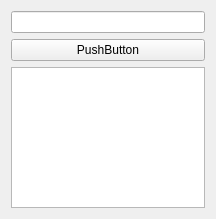
<?xml version="1.0" encoding="UTF-8"?>
<ui version="4.0">
 <class>TopicController</class>
 <widget class="QWidget" name="TopicController">
  <property name="geometry">
   <rect>
    <x>0</x>
    <y>0</y>
    <width>216</width>
    <height>219</height>
   </rect>
  </property>
  <property name="windowTitle">
   <string>Form</string>
  </property>
  <layout class="QVBoxLayout" name="verticalLayout_2">
   <item>
    <layout class="QVBoxLayout" name="verticalLayout">
     <item>
      <widget class="QLineEdit" name="lineEdit"/>
     </item>
     <item>
      <widget class="QPushButton" name="pushButton">
       <property name="text">
        <string>PushButton</string>
       </property>
      </widget>
     </item>
     <item>
      <widget class="QListView" name="listView"/>
     </item>
    </layout>
   </item>
  </layout>
 </widget>
 <resources/>
 <connections/>
</ui>
